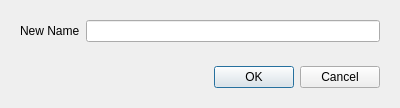
<?xml version="1.0" encoding="UTF-8"?>
<ui version="4.0">
 <class>SurfacesRenameDialog</class>
 <widget class="QDialog" name="SurfacesRenameDialog">
  <property name="geometry">
   <rect>
    <x>0</x>
    <y>0</y>
    <width>400</width>
    <height>106</height>
   </rect>
  </property>
  <property name="windowTitle">
   <string>Rename Surfaces</string>
  </property>
  <layout class="QVBoxLayout" name="verticalLayout">
   <item>
    <widget class="QWidget" name="widget" native="true">
     <layout class="QFormLayout" name="formLayout">
      <item row="0" column="0">
       <widget class="QLabel" name="label">
        <property name="text">
         <string>New Name</string>
        </property>
       </widget>
      </item>
      <item row="0" column="1">
       <widget class="QLineEdit" name="newName"/>
      </item>
     </layout>
    </widget>
   </item>
   <item>
    <widget class="QWidget" name="widget_5" native="true">
     <layout class="QHBoxLayout" name="horizontalLayout_2">
      <item>
       <spacer name="horizontalSpacer">
        <property name="orientation">
         <enum>Qt::Horizontal</enum>
        </property>
        <property name="sizeHint" stdset="0">
         <size>
          <width>181</width>
          <height>20</height>
         </size>
        </property>
       </spacer>
      </item>
      <item>
       <widget class="QPushButton" name="ok">
        <property name="text">
         <string>OK</string>
        </property>
       </widget>
      </item>
      <item>
       <widget class="QPushButton" name="cancel">
        <property name="text">
         <string>Cancel</string>
        </property>
       </widget>
      </item>
     </layout>
    </widget>
   </item>
  </layout>
 </widget>
 <resources/>
 <connections>
  <connection>
   <sender>cancel</sender>
   <signal>clicked()</signal>
   <receiver>SurfacesRenameDialog</receiver>
   <slot>reject()</slot>
   <hints>
    <hint type="sourcelabel">
     <x>344</x>
     <y>269</y>
    </hint>
    <hint type="destinationlabel">
     <x>199</x>
     <y>149</y>
    </hint>
   </hints>
  </connection>
 </connections>
</ui>
